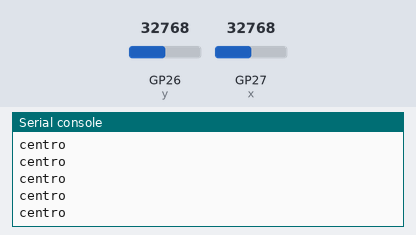
The program below on a simulated Raspberry Pi Pico running MicroPython. Parts: the last lines printed to the serial console. The inputs (shaded band) are chosen by the test bench; at power-on: GP26 (y) = 32768, GP27 (x) = 32768 (analog values on the 0–65535 scale).

Above: at 1.2 s.
1.3 s: GP26 (y) set to 45655
At 1.68 s:
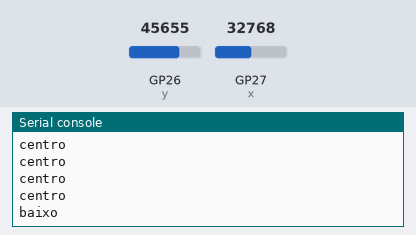
3.0 s: GP27 (x) set to 45655
At 3.18 s:
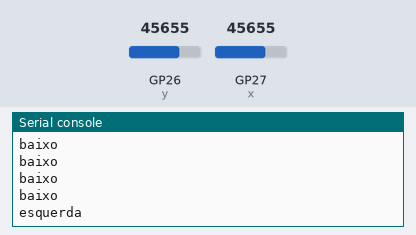
4.5 s: GP27 (x) set to 19660
At 4.68 s:
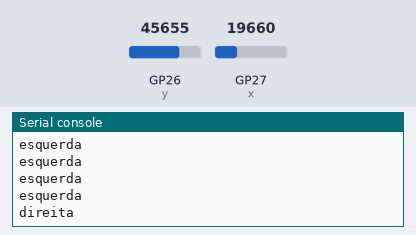

Measured:
- after the input at 1.3 s, the serial console: prints a new line after 0.20 s (image 1)
- after the input at 3.0 s, the serial console: prints a new line at once (image 2)
- after the input at 4.5 s, the serial console: prints a new line at once (image 3)

The program:

02_direcao_no_terminal.py
```python
from machine import Pin, ADC
import time

x = ADC(Pin(27))
y = ADC(Pin(26))

while True:
    vx = x.read_u16()
    vy = y.read_u16()
    # Na BitDogLab este joystick fica invertido nesses eixos.
    if vx < 20000:
        print("direita")
    elif vx > 45000:
        print("esquerda")
    elif vy < 20000:
        print("cima")
    elif vy > 45000:
        print("baixo")
    else:
        print("centro")
    time.sleep_ms(250)
```
